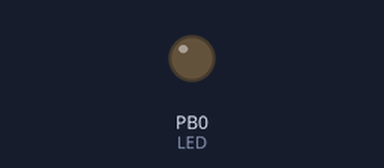
Bench run of a sketch on a simulated ATtiny85, built with avr-gcc and run on an emulated ATtiny85. Shown: output pins drawn as LEDs (lit = HIGH).

Above: at 0.15 s.
At 11.0 s:
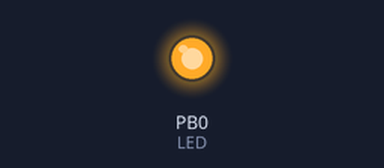
Timing chart, 0 to 13.6 s (numbered marks = the images above):
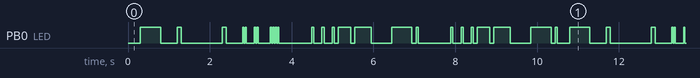

Measured:
- by itself, PB0 (LED): moves between LOW and HIGH, repeating every 10.5 s
- by itself, everything shown: repeats every 10.5 s, in 38 steps

The sketch:

retro_kanban_digispark.ino
```cpp
#define LED 0

int wait[] = {
  300, 500, 400, 100, 1000, 100, 400,  30, 30, 30,200,30, 30, 30,300,30, 30, 30, 30, 30,30,30,800,50,200,50,200,50,100,300,100,400,500,500,100,50,800,50,200,50,200,50,100,300,100,400,500,500,100,50,0
};

boolean sw = false;
int t = 0;

void setup() {
  pinMode(LED, OUTPUT);
  digitalWrite(LED, LOW);
}

void loop() {
  digitalWrite(LED, sw);
  sw = !sw;
  delay(wait[t]);
  t ++;
  if (wait[t] == 0) t = 0;
}
```
